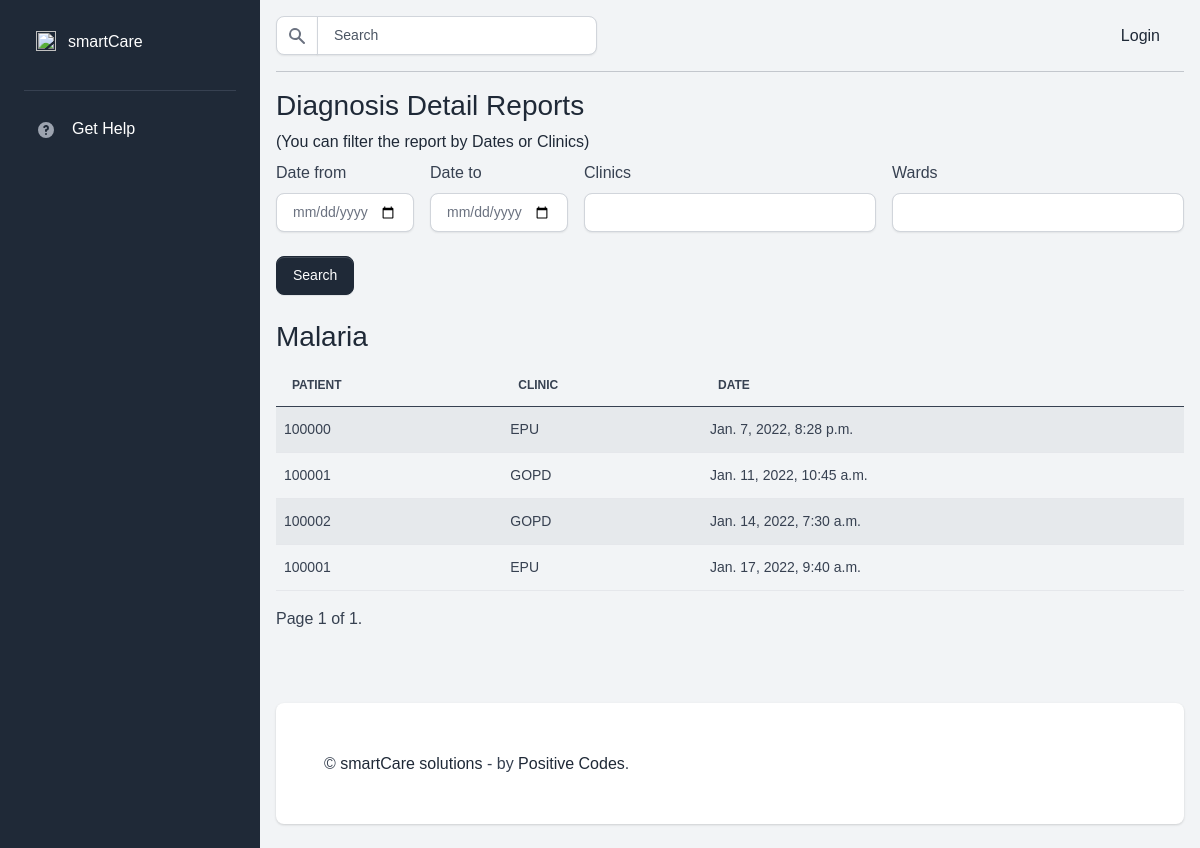
The app's page /reports/diagnosis_detail_report/1/ with its own data.
### diagnosis/models.py (models this page shows, shortened)
class MakeDiagnosis(models.Model):
    encounter = models.ForeignKey(PatientEncounter, on_delete=models.CASCADE)
    diagnosis = models.ForeignKey(Diagnosis, on_delete=models.CASCADE)
    final = models.BooleanField(default=True)
    created_by = models.ForeignKey(User, on_delete=models.CASCADE, blank=True, null=True)
    date_created = models.DateTimeField(auto_now_add=True, auto_now=False)
    updated = models.DateTimeField(auto_now_add=False, auto_now=True)

class Diagnosis(models.Model):
    title = models.CharField(max_length=225)
    clinic = models.ManyToManyField(Clinic)
    created_by = models.ForeignKey(User, on_delete=models.CASCADE, blank=True, null=True)
    date_created = models.DateTimeField(auto_now_add=True, auto_now=False)
    class Meta:
        ordering = ['title']
    def __str__(self):
        return self.title

### visits/models.py (models this page shows, shortened)
class PatientEncounter(models.Model):
    patient         = models.ForeignKey(Patient, on_delete=models.CASCADE, blank=True, null=True)
    current_clinic  = models.ForeignKey(Clinic, on_delete=models.CASCADE, blank=True, null=True)
    current_ward    = models.ForeignKey(Ward, on_delete=models.CASCADE, blank=True, null=True)
    active          = models.BooleanField(default=True)
    pay_status      = models.BooleanField(default=0)
    created_by      = models.ForeignKey(User, on_delete=models.CASCADE, null=True, blank=True)
    date_created    = models.DateTimeField(auto_now_add=True, auto_now=False)
    updated         = models.DateTimeField(auto_now_add=False, auto_now=True)

### patients/models.py (models this page shows, shortened)
class Patient(models.Model):
	foto			= models.ImageField(null=True, blank=True, upload_to="users/")
	first_name      = models.CharField(max_length=50)
	last_name       = models.CharField(max_length=50)
	other_names     = models.CharField(max_length=50, null=True, blank=True)
	gender          = models.CharField(max_length=10, choices=GENDER)
	date_of_birth   = models.DateField()
	marital_status  = models.CharField(max_length=10, choices=MARITAL_STATUS)
	phone_1         = models.CharField(max_length=11, unique=True)
	phone_2         = models.CharField(max_length=11, null=True, blank=True)
	country         = models.CharField(max_length=100, choices=COUNTRY, default="Nigeria")
	state           = models.CharField(max_length=100, choices=STATE, default='nasarawa')
	l_g_a           = models.CharField(max_length=100, default='keffi')
	address         = models.TextField(null=True, blank=True)
	next_of_kin_relationship  = models.CharField(max_length=50, choices=RELATIONSHIP)
	full_name           = models.CharField(max_length=150)
	phone               = models.CharField(max_length=11)
	next_of_kin_address = models.TextField(null=True, blank=True)
	date_created    = models.DateTimeField(auto_now_add=True, auto_now=False)
	last_updated    = models.DateTimeField(auto_now_add=False, auto_now=True)
	new		          = models.BooleanField(default=True)
	active          = models.BooleanField(default=True)
	created_by      = models.ForeignKey(User, on_delete=models.CASCADE, null=True, blank=True)
	objects = PatientManager()
	class Meta:
		unique_together = ('first_name', 'last_name', 'date_of_birth')

### locations/models.py (models this page shows, shortened)
class Ward(models.Model):
    clinic          = models.ForeignKey(Clinic, on_delete=models.CASCADE)
    ward          = models.CharField(max_length=100, blank=False, null=False)
    female_only     = models.BooleanField(default=False)
    date_created    = models.DateField(auto_now_add=True, auto_now=False)
    updated         = models.DateField(auto_now_add=False, auto_now=True)
    active          = models.BooleanField(default=True)
    created_by      = models.CharField(max_length=30, blank=True, null=True)
    class Meta:
        ordering = ('ward',)
    def __str__(self):
        return self.ward

class Clinic(models.Model):
    clinic          = models.CharField(max_length=100, blank=False, null=False)
    female_only     = models.BooleanField(default=False)
    date_created    = models.DateField(auto_now_add=True, auto_now=False)
    updated         = models.DateField(auto_now_add=False, auto_now=True)
    active          = models.BooleanField(default=True)
    created_by      = models.CharField(max_length=30, blank=True, null=True)
    class Meta:
        ordering = ('clinic', )
    def __str__(self):
        return self.clinic

### reports/views.py (the view, shortened to what this page needs)
# urls.py: path('diagnosis_detail_report/<diagnosis_id>/', diagnosis_detail_report_view, name='diagnosis_detail_report'),
def diagnosis_detail_report_view(request, diagnosis_id):
    diagnosis = MakeDiagnosis.objects.filter(diagnosis_id=diagnosis_id)
    clinics = Clinic.objects.all()
    wards = Ward.objects.all()
    users = User.objects.all()
    select_clinic = request.GET.get('select_clinic')
    select_ward = request.GET.get('select_ward')
    get_date_from = request.GET.get('date_from')
    get_date_to = request.GET.get('date_to')
    date_to=None
    date_from=None
    if get_date_from and get_date_to:
        date_to = datetime.datetime.strptime(get_date_to, "%Y-%m-%d")
        date_to = date_to + datetime.timedelta(days=1)
        date_from = datetime.datetime.strptime(get_date_from, "%Y-%m-%d")
    paginator = Paginator(diagnosis, 25) # Show 25 contacts per page.
    page_number = request.GET.get('page')
    page_obj = paginator.get_page(page_number)
    context = {'page_obj': page_obj, "clinics":clinics, "wards":wards, "users":users}
    return render(request, 'reports/diagnosis_details.html', context)

### templates/reports/diagnosis_details.html (shortened to what this page needs)
{% extends "layouts/base.html" %}
{% load humanize %}
{% block content %}
<h3>Diagnosis Detail Reports</h3>
<h6>(You can filter the report by Dates or Clinics)</h6>
<form action="." method="GET">
    <div class="row g-3">
        <div class="col-md-2">
          <label for="publishDateMin">Date from</label>
          <input type="date" class="form-control" id="publishDateMin" name="date_from">
        </div>
        <div class="col-md-2">
          <label for="publishDateMax">Date to</label>
          <input type="date" class="form-control" id="publishDateMax" name="date_to">
        </div>
        <div class="col-md-4">
          <label for="clinic">Clinics</label>
          <select id="clinic" class="form-control" name="select_clinic">
          </select>
        </div>
        <div class="col-md-4">
            <label for="ward">Wards</label>
            <select id="ward" class="form-control" name="select_ward">
            </select>
        </div>
    </div>
    <br>
    <button type="submit" class="btn btn-primary">Search</button>
</form> <br>
{% for d in page_obj|slice:":1" %}
    <h3>{{ d.diagnosis }}</h3>
{% endfor %}
<div class="table-responsive">
    <table class="table table-striped">
        <thead>
          <tr>
            <th scope="col">PATIENT</th>
            <th scope="col">CLINIC</th>
            <th scope="col">DATE</th>
          </tr>
        </thead>
        <tbody>
            {% for d in page_obj %}
                <tr>
                    <td>{{ d.encounter.patient.id }}</td>
                    {% if d.encounter.current_clinic %}
                        <td>{{ d.encounter.current_clinic }}</td>
                    {% else %}
                        <td>{{ d.encounter.current_ward }}</td>
                    {% endif %}
                    <td>{{ d.date_created }}</td>
                </tr>
            {% endfor %}
        </tbody>
    </table>
</div>
<div class="pagination">
<span class="step-links">
    <span class="current">
        Page {{ page_obj.number }} of {{ page_obj.paginator.num_pages }}.
    </span>
</span>
</div>
{% endblock %}

### templates/layouts/base.html (shortened to what this page needs)
<!DOCTYPE html>
<html lang="en">
<head>
<link type="text/css" href="/static/assets/vendor/sweetalert2/dist/sweetalert2.min.css" rel="stylesheet">
<link type="text/css" href="/static/assets/vendor/notyf/notyf.min.css" rel="stylesheet">
<link type="text/css" href="/static/assets/css/volt.css" rel="stylesheet">
</head>
<body>
    {% include 'includes/sidebar.html' %}
    <main class="content">
      {% include 'includes/navigation.html' %}
      <hr>
      {% block content %} {% endblock content %}
      <br><br>
      {% include 'includes/footer.html' %}
    </main>
</body>
</html>

### templates/includes/sidebar.html (shortened to what this page needs)
        <nav id="sidebarMenu" class="sidebar d-lg-block bg-gray-800 text-white collapse" data-simplebar>
          <div class="sidebar-inner px-4 pt-3">
            <ul class="nav flex-column pt-3 pt-md-0">
              <li class="nav-item">
                <a href="{% url 'home' %}" class="nav-link d-flex align-items-center">
                  <span class="sidebar-icon">
                    <img src="/static/assets/img/icons/index.jpg" height="20" width="20" alt="">
                  </span>
                  <span class="mt-1 ms-1 sidebar-text">smartCare</span>
                </a>
              </li>
              <li role="separator" class="dropdown-divider mt-4 mb-3 border-gray-700"></li>
              <li class="nav-item">
                <a href="" target="_blank"
                  class="nav-link d-flex align-items-center">
                  <span class="sidebar-icon">
                  </span>
                  <span class="sidebar-text">Get Help</span>
                </a>
              </li>
            </ul>
          </div>
        </nav>

### templates/includes/navigation.html (shortened to what this page needs)
<nav class="navbar navbar-top navbar-expand navbar-dashboard navbar-dark ps-0 pe-2 pb-0">
              <div class="container-fluid px-0">
                <div class="d-flex justify-content-between w-100" id="navbarSupportedContent">
                  <div class="d-flex align-items-center">
                    {% include 'snippets/search.html' %}
                  </div>
                  <ul class="navbar-nav align-items-center">
                    <li class="nav-item dropdown">
                      {% if user.is_authenticated %}
                      <a class="nav-link text-dark notification-bell unread dropdown-toggle" data-unread-notifications="true" href="#" role="button" data-bs-toggle="dropdown" data-bs-display="static" aria-expanded="false">
                        <svg class="icon icon-sm text-gray-900" fill="currentColor" viewBox="0 0 20 20" xmlns="http://www.w3.org/2000/svg"><path d="M10 2a6 6 0 00-6 6v3.586l-.707.707A1 1 0 004 14h12a1 1 0 00.707-1.707L16 11.586V8a6 6 0 00-6-6zM10 18a3 3 0 01-3-3h6a3 3 0 01-3 3z"></path></svg>
                      </a>
                      {% else %}
                      <a href="{% url 'auth_login' %}">Login</a>
                      {% endif %}
                  </ul>
                </div>
              </div>
            </nav>

### templates/snippets/search.html (shortened to what this page needs)
{% if request.user.group.name == 'cashier' %}
<form method="GET" action="{% url 'search_patient' %}" class="d-flex">
  <input class="form-control me-2" type="search" placeholder="Search" aria-label="Search"
    name="q" value="{{ request.GET.q }}">
  <button style="background-color:rgb(237, 243, 239);" class="btn btn-outline" type="submit">Search</button>
</form>
{% else %}
<form method="GET" action="{% url 'search_patient' %}" class="navbar-search form-inline" id="navbar-search-main">
  <div class="input-group input-group-merge search-bar">
    <span class="input-group-text" id="topbar-addon">
    </span>
    <input type="text" class="form-control" id="topbarInputIconLeft" placeholder="Search" aria-label="Search" aria-describedby="topbar-addon"
    name="q" value="{{ request.GET.q }}">
  </div>
</form>
{% endif %}

### templates/includes/footer.html (shortened to what this page needs)
<footer class="bg-white rounded shadow p-5 mb-4 mt-4">
    <div class="row">
        <div class="col-12 col-md-4 col-xl-6 mb-4 mb-md-0">
            <p class="mb-0 text-center text-lg-start">
                &copy; <a class="text-primary fw-normal" href="" target="_blank">smartCare solutions</a>
                - by <a href="https://appseed.us" target="_blank">Positive Codes</a>.
            </p>
        </div>
        <div class="col-12 col-md-8 col-xl-6 text-center text-lg-start">
            <ul class="list-inline list-group-flush list-group-borderless text-md-end mb-0">
            </ul>
        </div>
    </div>
</footer>

### records on screen
MakeDiagnosis: diagnosis "Malaria", encounter.patient.id "100000", encounter.current_ward "EPU", date_created "Jan. 7, 2022, 8:28 p.m."
MakeDiagnosis: encounter.patient.id "100001", encounter.current_clinic "GOPD", date_created "Jan. 11, 2022, 10:45 a.m."
MakeDiagnosis: encounter.patient.id "100002", encounter.current_clinic "GOPD", date_created "Jan. 14, 2022, 7:30 a.m."
MakeDiagnosis: encounter.patient.id "100001", encounter.current_ward "EPU", date_created "Jan. 17, 2022, 9:40 a.m."

### other values on screen
{{ page_obj.number }} "1"
{{ page_obj.paginator.num_pages }} "1"
